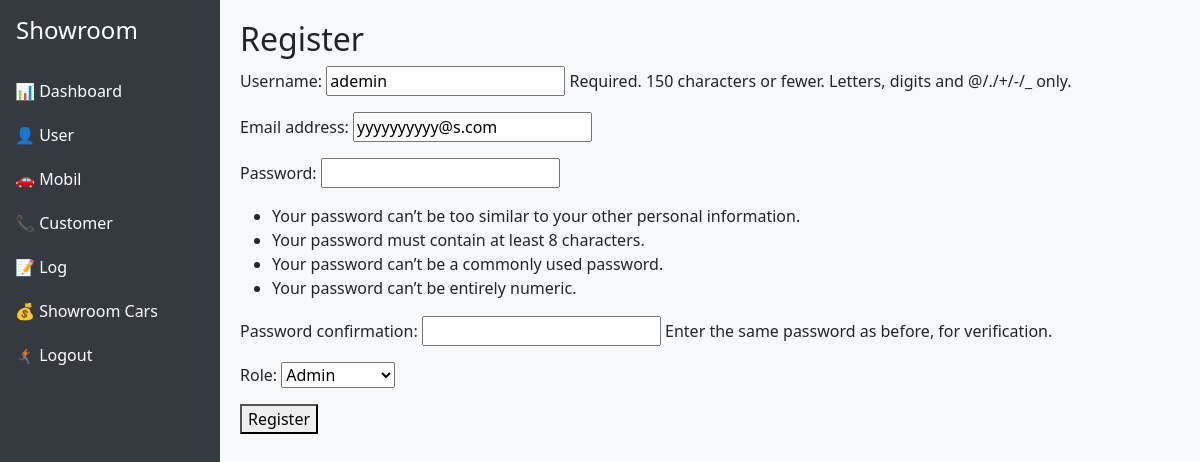
Before: /users/update/3/ (signed in) with the older database file.
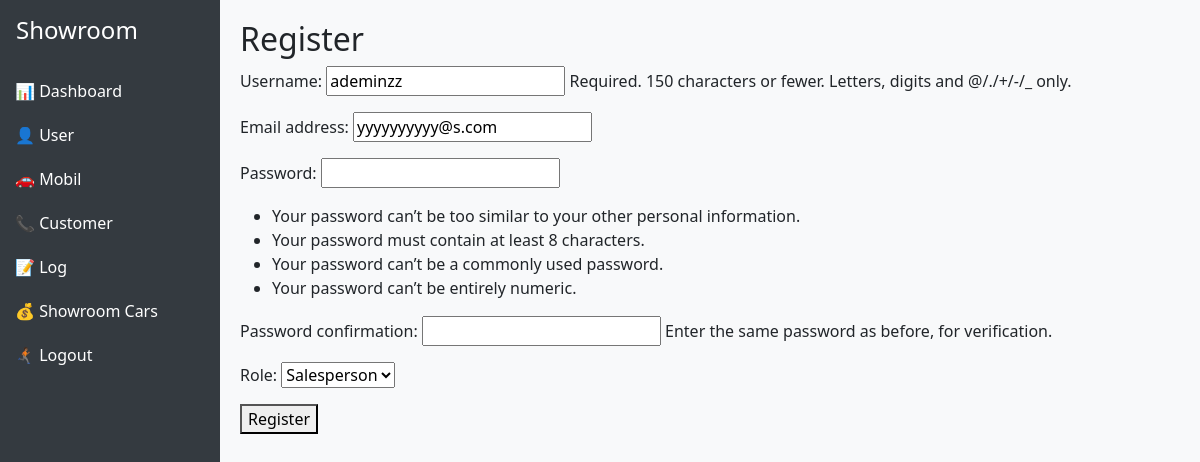
After: the same page with the newer database file.
### users/models.py (models this page shows, shortened)
class User(AbstractUser):
    ROLE_CHOICES = (
        ("admin", "Admin"),
        ("salesperson", "Salesperson"),
        ("customer", "Customer"),
    )
    role = models.CharField(max_length=20, choices=ROLE_CHOICES, default="customer")

### cars/views.py (the view)
    def wrapper(request, *args, **kwargs):
        if request.user.is_authenticated and (request.user.is_superuser or request.user.role in ["admin"]):
            return view_func(request, *args, **kwargs)
        return redirect("carList")

### users/forms.py
class CustomUserCreationForm(UserCreationForm):
    class Meta:
        model = User
        fields = ['username','email','password1','password2','role']

### cars/views.py (called while the page is built)
def admin_required(view_func):
    def wrapper(request, *args, **kwargs):
        if request.user.is_authenticated and (request.user.is_superuser or request.user.role in ["admin"]):
            return view_func(request, *args, **kwargs)
        return redirect("carList")
    return wrapper

### users/views.py (called while the page is built)
@admin_required
def update_user_view(request, user_id):
    user = get_object_or_404(User, id=user_id)
    if request.method == 'POST':
        form = CustomUserCreationForm(request.POST, request.FILES, instance=user)
        if form.is_valid():
            form.save()
            return redirect('user_list')
        else:
            logger.error("Form submission failed: %s", form.errors)
    else:
        form = CustomUserCreationForm(instance=user)
    context = {
        'form': form
    }
    return render(request, 'users/register.html',context=context)

### users/templates/users/register.html (shortened to what this page needs)
{% extends "base.html" %}
{% block content %}
<h2>Register</h2>
  <form method="post">
      {{ form.as_p }}
      <button type="submit">Register</button>
  </form>
{% endblock %}

Changed rows visible on the page:
changed User "yyyyyyyyyy@s.com": username "ademin" → "ademinzz"; role "Admin" → "Salesperson"
